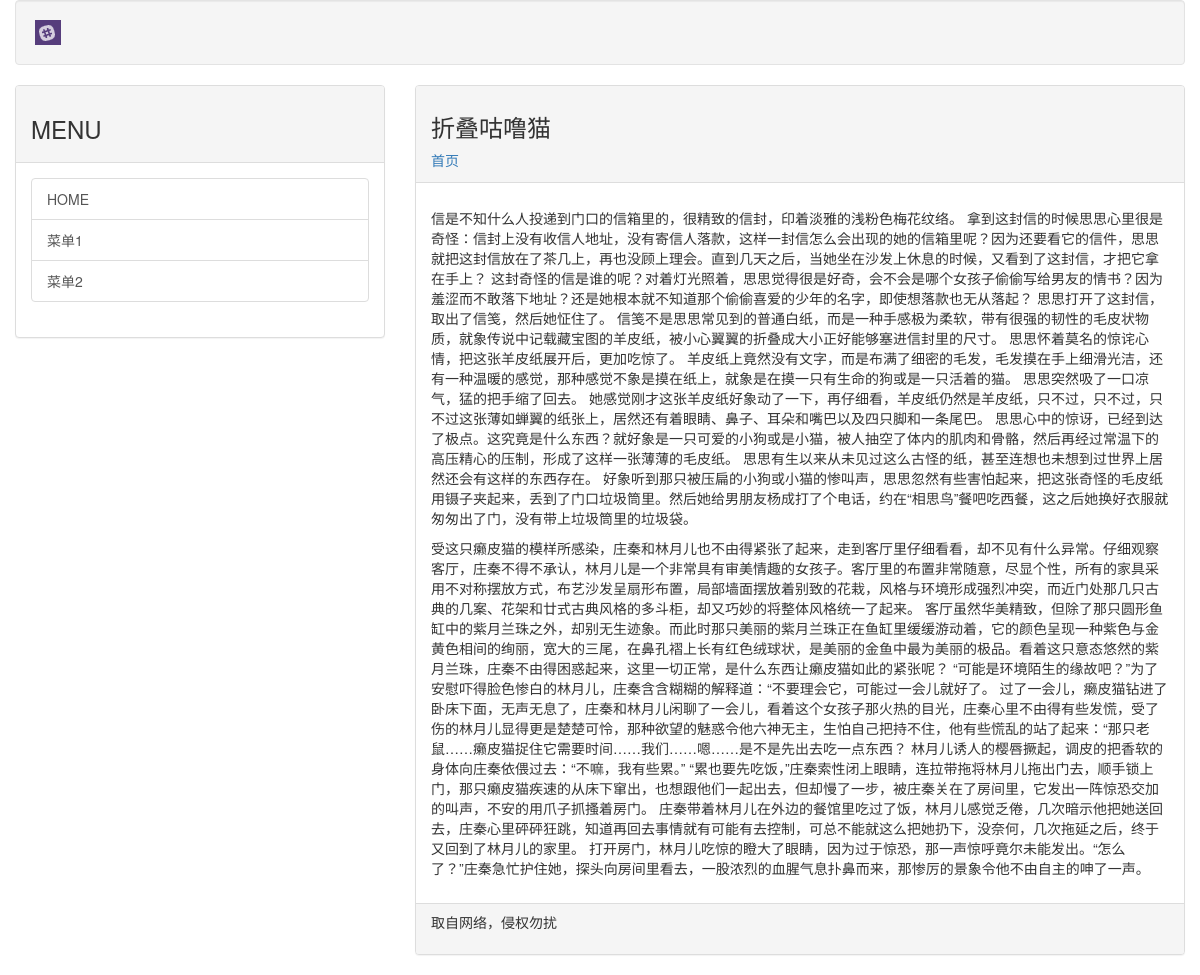
The app's page /post/wumanlanjiang/ with its own data.
### mainsite/models.py (models this page shows, shortened)
class Post(models.Model):
    title = models.CharField(max_length=200)
    slug = models.CharField(max_length=200)
    body = models.TextField()
    pub_date = models.DateTimeField(default=timezone.now)
    class Meta:
        ordering = ('-pub_date',)

### mainsite/views.py (the view)
# urls.py: path('post/<slug:slug>/', showpost),
def showpost(request,slug):
    try:
        post = Post.objects.get(slug=slug)
        if post != None:
            return render(request,'post.html',locals())
    except:
        return redirect('/')

### templates/post.html (shortened to what this page needs)
{% extends 'base.html' %}
{% load markdown_deux_tags %}
{% block headmessage %}
    <h3 style='font-family:微软雅黑;'>{{ post.title }}</h3>
    <a style="font-family: 微软雅黑;" href='/'>首页</a>
{% endblock %}
{% block content %}
        <p style='font-family:微软雅黑;font-size:12pt;letter-spacing:2pt;'>
            {{ post.body | markdown }}
        </p>
{% endblock %}

### records on screen
Post: title "折叠咕噜猫", body "信是不知什么人投递到门口的信箱里的，很精致的信封，印着淡雅的浅粉色梅花纹络。 拿到这封信的时候思思心里很是奇怪：信封上没有收信人地址，没有寄信人落款，这样一封信怎么会出现的她的信箱里呢？因为还要看它的信件，思思就把这封信放在了茶几上，再也没顾上理会。直到几天之后，当她坐在沙发上休息的时候，又看到了这封信，才把它拿在手上？ 这封奇怪的信是谁的呢？对着灯光照着，思思觉得很是好奇，会不会是哪个女孩子偷偷写给男友的情书？因为羞涩而不敢落下地址？还是她根本就不知道那个偷偷喜爱的少年的名字，即使想落款也无从落起？ 思思打开了这封信，取出了信笺，然后她怔住了。 信笺不是思思常见到的普通白纸，而是一种手感极为柔软，带有很强的韧性的毛皮状物质，就象传说中记载藏宝图的羊皮纸，被小心翼翼的折叠成大小正好能够塞进信封里的尺寸。 思思怀着莫名的惊诧心情，把这张羊皮纸展开后，更加吃惊了。 羊皮纸上竟然没有文字，而是布满了细密的毛发，毛发摸在手上细滑光洁，还有一种温暖的感觉，那种感觉不象是摸在纸上，就象是在摸一只有生命的狗或是一只活着的猫。 思思突然吸了一口凉气，猛的把手缩了回去。 她感觉刚才这张羊皮纸好象动了一下，再仔细看，羊皮纸仍然是羊皮纸，只不过，只不过，只不过这张薄如蝉翼的纸张上，居然还有着眼睛、鼻子、耳朵和嘴巴以及四只脚和一条尾巴。 思思心中的惊讶，已经到达了极点。这究竟是什么东西？就好象是一只可爱的小狗或是小猫，被人抽空了体内的肌肉和骨骼，然后再经过常温下的高压精心的压制，形成了这样一张薄薄的毛皮纸。 思思有生以来从未见过这么古怪的纸，甚至连想也未想到过世界上居然还会有这样的东西存在。…"
